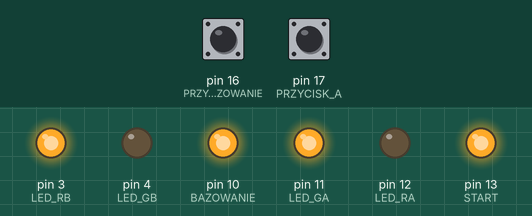
Simulated run of this sketch. Board: Arduino Uno, built with avr-gcc and run on an emulated ATmega328P. On the bench: output pins drawn as LEDs (lit = HIGH). Dashed ring = blinking. Inputs (shaded band) come from the test bench; at power-on: pin 16 (PRZYCISK_BAZOWANIE) HIGH, pin 17 (PRZYCISK_A) HIGH.

Above: at 1.2 s.
1.3 s: pin 16 (PRZYCISK_BAZOWANIE) pulled LOW for 0.15 s
At 1.7 s:
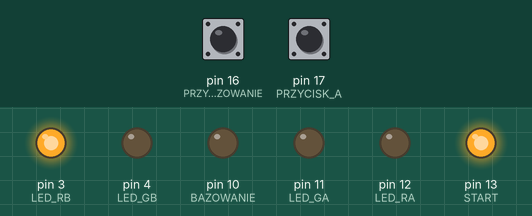
At 3.3 s:
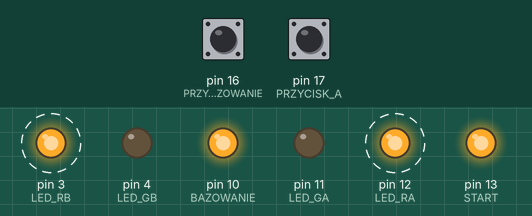
Timing chart, 0 to 10.3 s (numbered marks = the images above; inputs shaded):
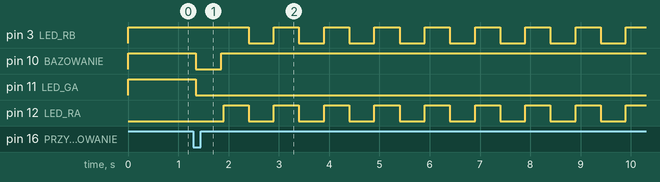

The sketch:

Sterowniak_wyzwalania_lotu.ino
```cpp
//#include <DFRobotDFPlayerMini.h>

// A i B zamienione miejscami
const byte PRZYCISK_A = 17;
const byte PRZYCISK_B = 2;
const byte PRZYCISK_BAZOWANIE = 16;

const byte LED_RA = 12;
const byte LED_GA = 11;

const byte LED_RB = 3;
const byte LED_GB = 4;

// STYCZNIK
const byte BAZOWANIE = 10;
const byte START = 13;

bool POWROT = false;

int CZAS_LOTU_1 = 1000;
int CZAS_LOTU_2 = 1000;

void zwarcie_chwilowe(byte styk){
  digitalWrite(styk, LOW);
  delay(500);
  digitalWrite(styk, HIGH);
  delay(50);
}

void setup(){

  pinMode(PRZYCISK_A, INPUT_PULLUP);
  pinMode(PRZYCISK_B, INPUT_PULLUP);
  pinMode(PRZYCISK_BAZOWANIE, INPUT_PULLUP);

  pinMode(LED_RA, OUTPUT);
  pinMode(LED_GA, OUTPUT);
  pinMode(LED_RB, OUTPUT);
  pinMode(LED_GB, OUTPUT);

  pinMode(BAZOWANIE, OUTPUT);
  pinMode(START, OUTPUT);

  digitalWrite(BAZOWANIE, HIGH);
  digitalWrite(START, HIGH);

  // Punkt początkowy A
  digitalWrite(LED_RA, LOW);
  digitalWrite(LED_GA, HIGH);

  digitalWrite(LED_RB, HIGH);
  digitalWrite(LED_GB, LOW);
}

void loop(){

  // KIERUNEK A
  if(POWROT == false){

    digitalWrite(LED_RA, LOW);
    digitalWrite(LED_GA, HIGH);

    digitalWrite(LED_RB, HIGH);
    digitalWrite(LED_GB, LOW);

    if(digitalRead(PRZYCISK_A) == LOW){
      delay(50);

      if(digitalRead(PRZYCISK_A) == LOW){

        digitalWrite(LED_GA, LOW);
        digitalWrite(LED_RA, HIGH);

        zwarcie_chwilowe(START);

        delay(CZAS_LOTU_1);

        while(digitalRead(PRZYCISK_A) == LOW){
          delay(10);
        }

        POWROT = true;
      }
    }
  }

  // KIERUNEK B
  else{

    digitalWrite(LED_RA, HIGH);
    digitalWrite(LED_GA, LOW);

    digitalWrite(LED_RB, LOW);
    digitalWrite(LED_GB, HIGH);

    if(digitalRead(PRZYCISK_B) == LOW){
      delay(50);

      if(digitalRead(PRZYCISK_B) == LOW){

        digitalWrite(LED_GB, LOW);
        digitalWrite(LED_RB, HIGH);

        zwarcie_chwilowe(START);

        delay(CZAS_LOTU_2);

        while(digitalRead(PRZYCISK_B) == LOW){
          delay(10);
        }

        POWROT = false;
      }
    }
  }

  // BAZOWANIE
  if(digitalRead(PRZYCISK_BAZOWANIE) == LOW){
    delay(50);

    if(digitalRead(PRZYCISK_BAZOWANIE) == LOW){

      digitalWrite(LED_GA, LOW);
      digitalWrite(LED_GB, LOW);

      zwarcie_chwilowe(BAZOWANIE);

      // Migają oba przyciski
      for(int i = 0; i < 10; i++){

        digitalWrite(LED_RA, HIGH);
        digitalWrite(LED_RB, HIGH);
        delay(500);

        digitalWrite(LED_RA, LOW);
        digitalWrite(LED_RB, LOW);
        delay(500);
      }

      // Po bazowaniu zawsze punkt A
      POWROT = false;

      digitalWrite(LED_RA, LOW);
      digitalWrite(LED_GA, HIGH);

      digitalWrite(LED_RB, HIGH);
      digitalWrite(LED_GB, LOW);
    }
  }
}
```

Measured:
- after the input at 1.3 s, pin 3 (LED_RB): alternates HIGH for 0.50 s and LOW for 0.50 s, starting after 1.1 s; pin 10 (BAZOWANIE): HIGH → LOW after 0.05 s, → HIGH 0.50 s later; pin 11 (LED_GA): HIGH → LOW after 0.05 s; pin 12 (LED_RA): alternates HIGH for 0.50 s and LOW for 0.50 s, starting after 0.60 s
